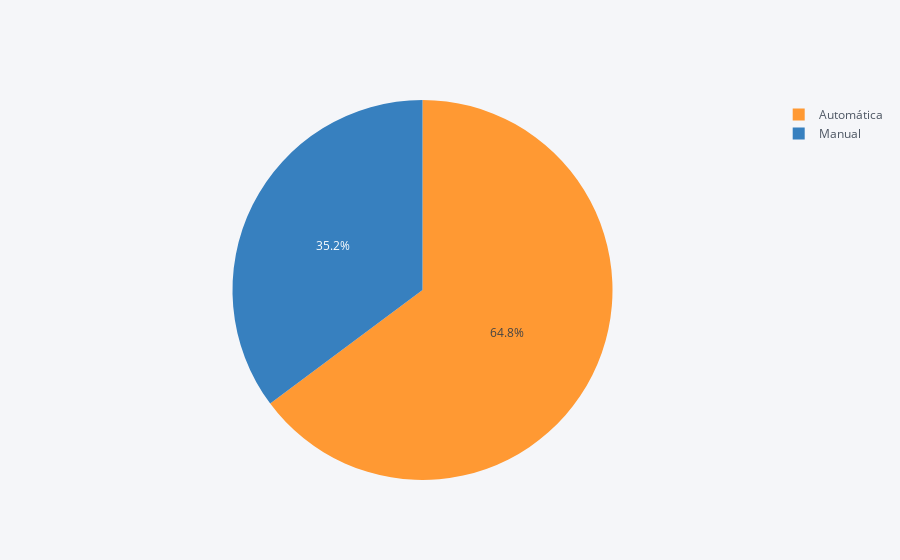

Notebook code for this chart:
### Code cell
dft=df.groupby(['transmision']).estilo.count()
dft=dft.to_frame(name='cantidad')
dft.reset_index().iplot(kind='pie',labels='transmision',values='cantidad')

### Figure 1 — Plotly figure (JSON) as saved in the notebook; plotly's stock layout.template omitted (floating-point values rounded to 4 significant figures)
{"data": [{"labels": ["Automática", "Manual"], "marker": {"colors": ["rgba(255, 153, 51, 1.0)", "rgba(55, 128, 191, 1.0)"]}, "name": "", "type": "pie", "values": [6856, 3724]}], "layout": {"autosize": true, "legend": {"bgcolor": "#F5F6F9", "font": {"color": "#4D5663"}}, "paper_bgcolor": "#F5F6F9", "plot_bgcolor": "#F5F6F9", "title": {"font": {"color": "#4D5663"}}}}
